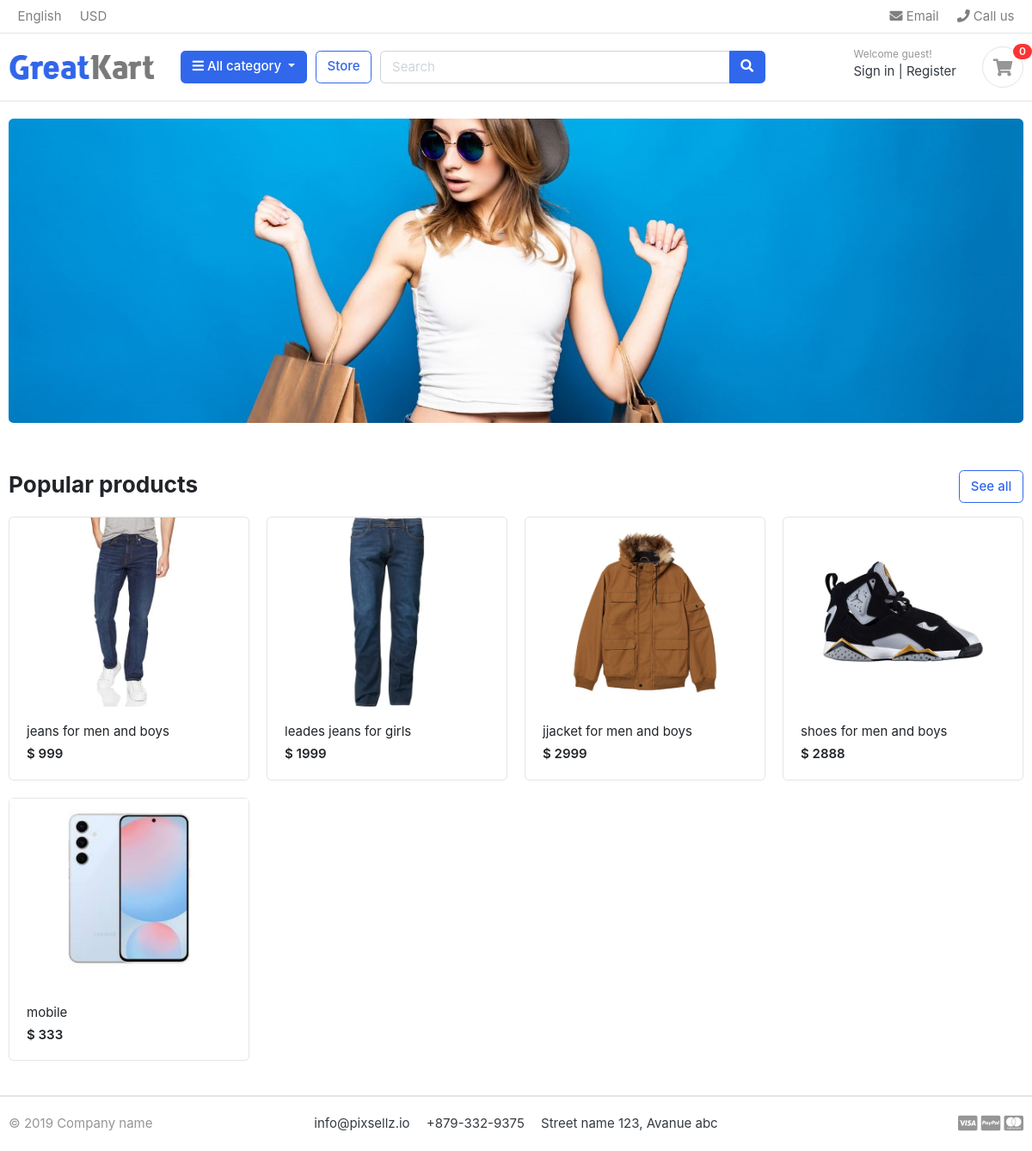
Before: / with the older database file.
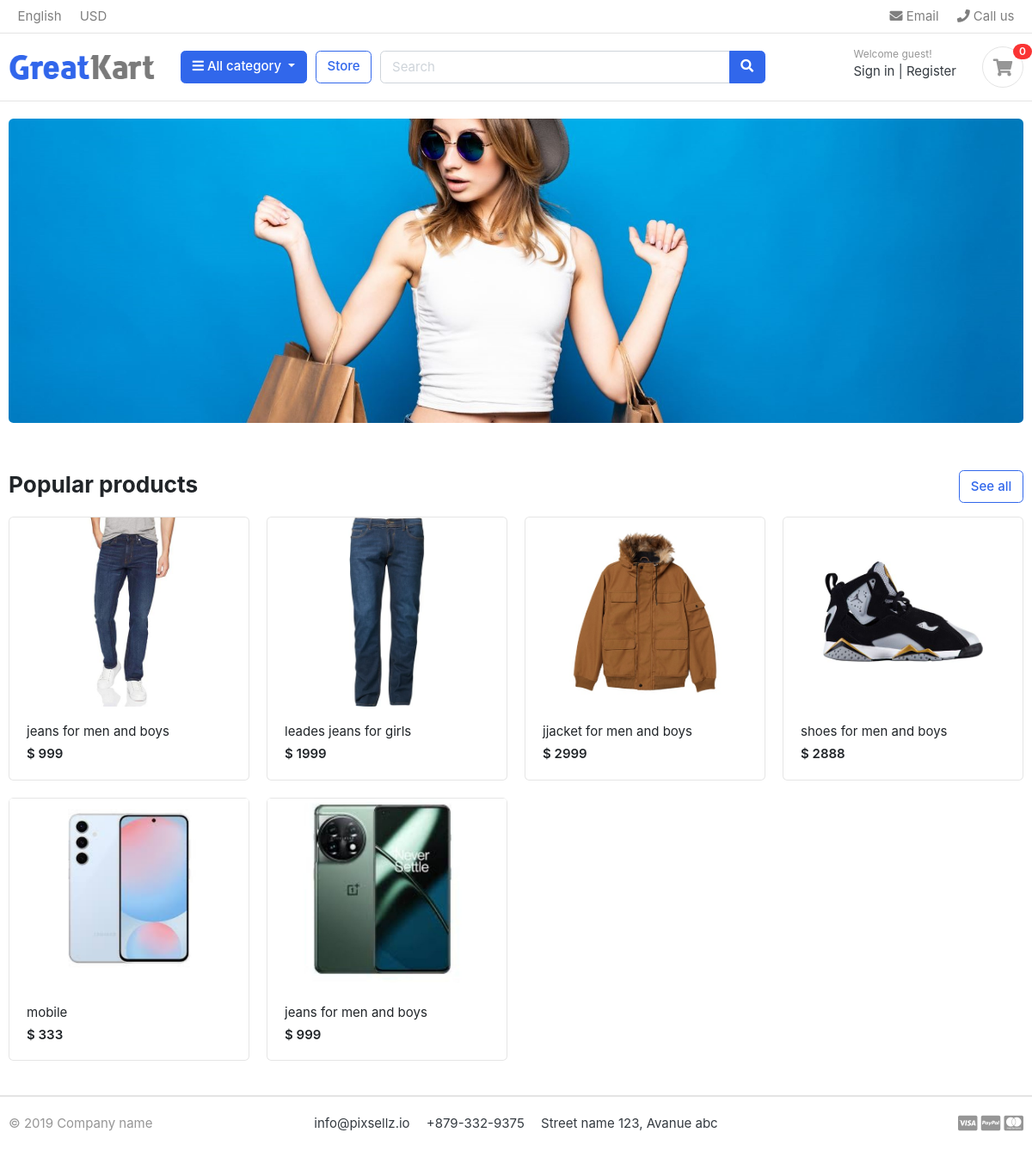
After: the same page with the newer database file.
### store/models.py (models this page shows, shortened)
class Product(models.Model):
    product_name = models.CharField( max_length=50)
    slug = models.SlugField()
    description = models.TextField( max_length=550)
    price = models.IntegerField()
    image = models.ImageField( upload_to=None, height_field=None, width_field=None, max_length=None)
    stock  = models.IntegerField()
    is_available = models.BooleanField(default = True)
    category  = models.ForeignKey(Category, on_delete=models.CASCADE)
    created_data = models.DateTimeField( auto_now_add=True)
    modified_date = models.DateTimeField( auto_now_add=True)
    def get_url(self):
        return reverse('product_detail', args=[self.category.slug,self.slug])

### GreatKart/views.py (the view)
# urls.py: 2. Add a URL to urlpatterns:  path('', views.home, name='home')
def home(request):
    product = Product.objects.all().filter(is_available=True)
    context = {
        'product':product
    }
    return render(request, 'home.html',context)

### category/context_processors.py (called while the page is built)
def menu_links(request):
    links = Category.objects.all()
    return dict(links=links)

### category/models.py (called while the page is built)
    def get_url(self):
        return reverse('product_by_category', args=[self.slug])

### templates/home.html
{% extends "base.html" %}
{% load static %}
{% block content %}
<section class="section-intro padding-y-sm">
<div class="container">
<div class="intro-banner-wrap">
	<img src="static/images/banners/banner.jpg" class="img-fluid rounded">
</div>
</div>
</section>
<section class="section-name padding-y-sm">
<div class="container">
<header class="section-heading">
	<a href="{% url 'store' %}" class="btn btn-outline-primary float-right">See all</a>
	<h3 class="section-title">Popular products</h3>
</header>
<div class="row">
{% for products in product %}
	<div class="col-md-3">
		<div class="card card-product-grid">
			<a href="{{products.get_url}}" class="img-wrap"> <img src="{{ products.image.url }}"> </a>
			<figcaption class="info-wrap">
				<a href="{{products.get_url}}" class="title">{{products.product_name}}</a>
				<div class="price mt-1">$ {{products.price}}</div>
			</figcaption>
		</div>
	</div>
{% endfor %}
</div>
</section>
</body>
</html>
{% endblock %}

### templates/base.html (shortened to what this page needs)
{% load static %}
<!DOCTYPE HTML>
<html lang="en">
<head>
<link href="{% static 'css/bootstrap.css' %}" rel="stylesheet" type="text/css"/>
<link href="{% static 'fonts/fontawesome/css/all.min.css'%}" type="text/css" rel="stylesheet">
<link href="{% static 'css/ui.css' %}" rel="stylesheet" type="text/css"/>
<link href="{% static 'css/responsive.css' %}" rel="stylesheet" media="only screen and (max-width: 1200px)" />
</head>
<body>
</body>
{% include "include/header.html" %}
{% block content %}
{% endblock %}
{% include "include/footer.html" %}

### templates/include/header.html (shortened to what this page needs)
{% load static %}
<header class="section-header">
    <nav class="navbar p-md-0 navbar-expand-sm navbar-light border-bottom">
    <div class="container">
      <div class="collapse navbar-collapse" id="navbarTop4">
        <ul class="navbar-nav mr-auto">
            <li class="nav-item dropdown">
                 <a href="#" class="nav-link">   English </a>
            </li>
            <li class="nav-item dropdown">
                <a href="#" class="nav-link"> USD </a>
            </li>
        </ul>
        <ul class="navbar-nav">
            <li><a href="#" class="nav-link"> <i class="fa fa-envelope"></i> Email </a></li>
            <li><a href="#" class="nav-link"> <i class="fa fa-phone"></i> Call us </a></li>
        </ul>
      </div>
    </div>
    </nav>
    <section class="header-main border-bottom">
        <div class="container">
    <div class="row align-items-center">
        <div class="col-lg-2 col-md-3 col-6">
            <a href="{% url 'home' %}" class="brand-wrap">
            <img class="logo" src="/static/images/logo.png">
            </a>
        </div>
        <div class="col-lg col-sm col-md col-6 flex-grow-0">
            <div class="category-wrap dropdown d-inline-block float-right">
                <button type="button" class="btn btn-primary dropdown-toggle" data-toggle="dropdown">
                    <i class="fa fa-bars"></i> All category
                </button>
            </div>
        </div>
        <a href="{% url 'store' %}" class="btn btn-outline-primary">Store</a>
        <div class="col-lg  col-md-6 col-sm-12 col">
            <form action="#" class="search">
                <div class="input-group w-100">
                    <input type="text" class="form-control" style="width:60%;" placeholder="Search">
                    <div class="input-group-append">
                      <button class="btn btn-primary" type="submit">
                        <i class="fa fa-search"></i>
                      </button>
                    </div>
                </div>
            </form>
        </div>
        <div class="col-lg-3 col-sm-6 col-8 order-2 order-lg-3">
                    <div class="d-flex justify-content-end mb-3 mb-lg-0">
                        <div class="widget-header">
                            <small class="title text-muted">Welcome guest!</small>
                            <div>
                                <a href="./signin.html">Sign in</a> <span class="dark-transp"> | </span>
                                <a href="./register.html"> Register</a>
                            </div>
                        </div>
                        <a href="./cart.html" class="widget-header pl-3 ml-3">
                            <div class="icon icon-sm rounded-circle border"><i class="fa fa-shopping-cart"></i></div>
                            <span class="badge badge-pill badge-danger notify">0</span>
                        </a>
                    </div>
                </div>
    </div>
        </div>
    </section>
    </header>

### templates/include/footer.html
{% load static %}
<footer class="section-footer border-top">
	<div class="container">
		<section class="footer-bottom border-top row">
			<div class="col-md-2">
				<p class="text-muted"> &copy 2019 Company name </p>
			</div>
			<div class="col-md-8 text-md-center">
				<span  class="px-2">info@pixsellz.io</span>
				<span  class="px-2">+879-332-9375</span>
				<span  class="px-2">Street name 123, Avanue abc</span>
			</div>
			<div class="col-md-2 text-md-right text-muted">
				<i class="fab fa-lg fa-cc-visa"></i>
				<i class="fab fa-lg fa-cc-paypal"></i>
				<i class="fab fa-lg fa-cc-mastercard"></i>
			</div>
		</section>
	</div>
</footer>

### static/css/ui.css (style rules this page uses)
html { font-family: "Inter", sans-serif; font-size: 15px; }
.img-wrap { text-align: center; display: block; }
.img-wrap img { max-width: 100%; }
.icon-xs, .icon-sm, .icon-md, .icon-lg { display: inline-block; text-align: center; flex-shrink: 0; flex-grow: 0; }
.icon-sm { width: 48px; height: 48px; line-height: 48px !important; font-size: 20px; }
.padding-y-sm { padding-top: 20px; padding-bottom: 20px; }
.section-heading { margin-bottom: 20px; margin-top: 15px; }
.section-title { color: #212529; }
p:last-child { margin-bottom: 0; }
.header-main { position: relative; padding-top: 1rem; padding-bottom: 1rem; }
.brand-wrap .logo, .navbar-brand .logo { margin-right: 7px; max-height: 42px; display: inline-block; }
.widget-header { display: inline-block; vertical-align: middle; position: relative; }
.widget-header a { color: #343a40; }
.widget-header i { color: #969696; }
.widget-header .title { display: block; }
.widget-header .notify { position: absolute; top: -3px; right: -10px; }
.footer-bottom { padding-top: 20px; padding-bottom: 20px; }
[class*=card-product] a.title { color: #212529; display: block; }
[class*=card-product] .img-wrap { overflow: hidden; position: relative; }
[class*=card-product] .img-wrap img { height: 100%; max-width: 100%; width: auto; display: inline-block; -o-object-fit: cover; object-fit: cover; }
.card-product-grid { margin-bottom: 20px; }
.card-product-grid .img-wrap { border-radius: 0.2rem 0.2rem 0 0; height: 220px; }
.card-product-grid .info-wrap { overflow: hidden; padding: 18px 20px; }
.card .img-wrap { overflow: hidden; }
.notify { position: absolute; top: -4px; right: -10px; display: inline-block; padding: 0.25em 0.6em; font-size: 12px; line-height: 1; text-align: center; border-radius: 3rem; color: #fff; background-color: #fa3434; }
.price { font-weight: 600; color: #212529; }

Changed rows visible on the page:
added Product: image (picture), product_name "jeans for men and boys", price "999"
